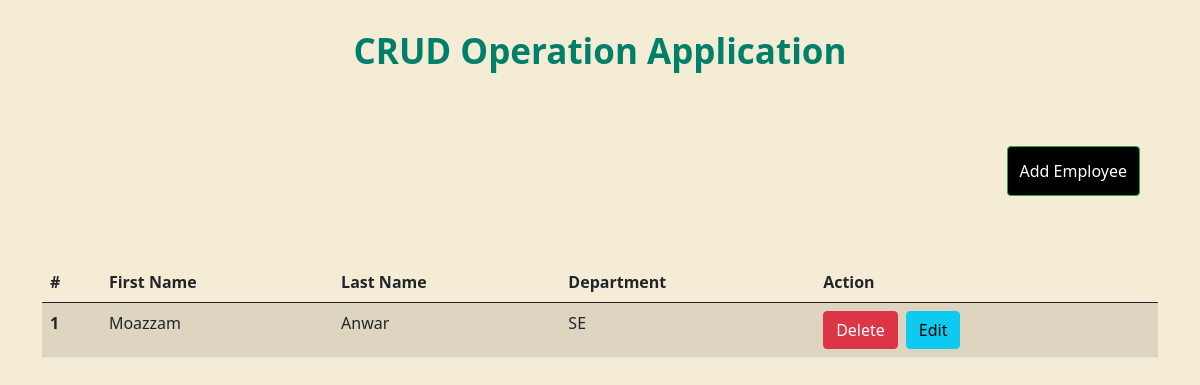
The page /department_detail/112 on the database its author committed.
### CrudOperation/models.py (models this page shows, shortened)
class Employee(models.Model):
    First_Name = models.CharField(max_length=30)
    Last_Name= models.CharField(max_length=30)
    department_name=models.ForeignKey(Department,on_delete=models.CASCADE)

class Department(models.Model):
    name= models.CharField(max_length=30)
    description = models.TextField(blank=True)
    code=models.IntegerField(primary_key=True)
    def __str__(self):
        return self.name

### CrudOperation/views.py (the view)
# urls.py: path('department_detail/<int:code>',Home.as_view(),name='department_detail'),
class Home(View):
    def get(self,request,code):
        dept=Department.objects.get(code=code)
        data = Employee.objects.filter(department_name=dept)
        return render(request,'home.html',{'emp_data':data})

### CrudOperation/templates/home.html (shortened to what this page needs)
{% extends 'base.html' %}
{% block main_content %}
<section class="container d-flex flex-column align-items-center" style="height: 100vh;">
    <h1 id="title" class="text-center">CRUD Operation Application</h1>
    <div class="add d-flex justify-content-end w-100 m-5">
        <a href="{% url 'add_student' %}" class="btn btn-primary custombtn">Add Employee</a>
    </div>
    <div class="table w-100">
        <table class="table table-striped">
            <thead>
                <tr>
                    <th scope="col">#</th>
                    <th scope="col">First Name</th>
                    <th scope="col">Last Name</th>
                    <th scope="col">Department</th>
                    <th scope="col">Action</th>
                </tr>
            </thead>
            <tbody>
                {% for x in emp_data %}
                <tr>
                    <th scope="row">{{ forloop.counter }}</th>
                    <td>{{ x.First_Name }}</td>
                    <td>{{ x.Last_Name }}</td>
                    <td>{{ x.department_name }}</td>
                    <td>
                        <div class="d-flex gap-2">
                            <form action="{% url 'delete_student' %}" method="POST">
                                <input type="submit" value="Delete" class="btn btn-danger">
                            </form>
                            <a href="{% url 'update_student' x.id %}" class="btn btn-info ">Edit</a>
                        </div>
                    </td>
                </tr>
                {% endfor %}
            </tbody>
        </table>
    </div>
</section>
{% endblock main_content %}

### CrudOperation/static/css/base.css (style rules this page uses)
body { background-color:#F5ECD5; }
#title { color:rgb(0, 128, 106); text-align: center; font-size: 35px; font-weight: bold; margin-top: 30px; }
.custombtn { background-color: black; border-color: #28a745; margin: 18px; padding: 12px; }

### rows shown on the page
Employee: First_Name "Moazzam", Last_Name "Anwar", department_name "SE"
